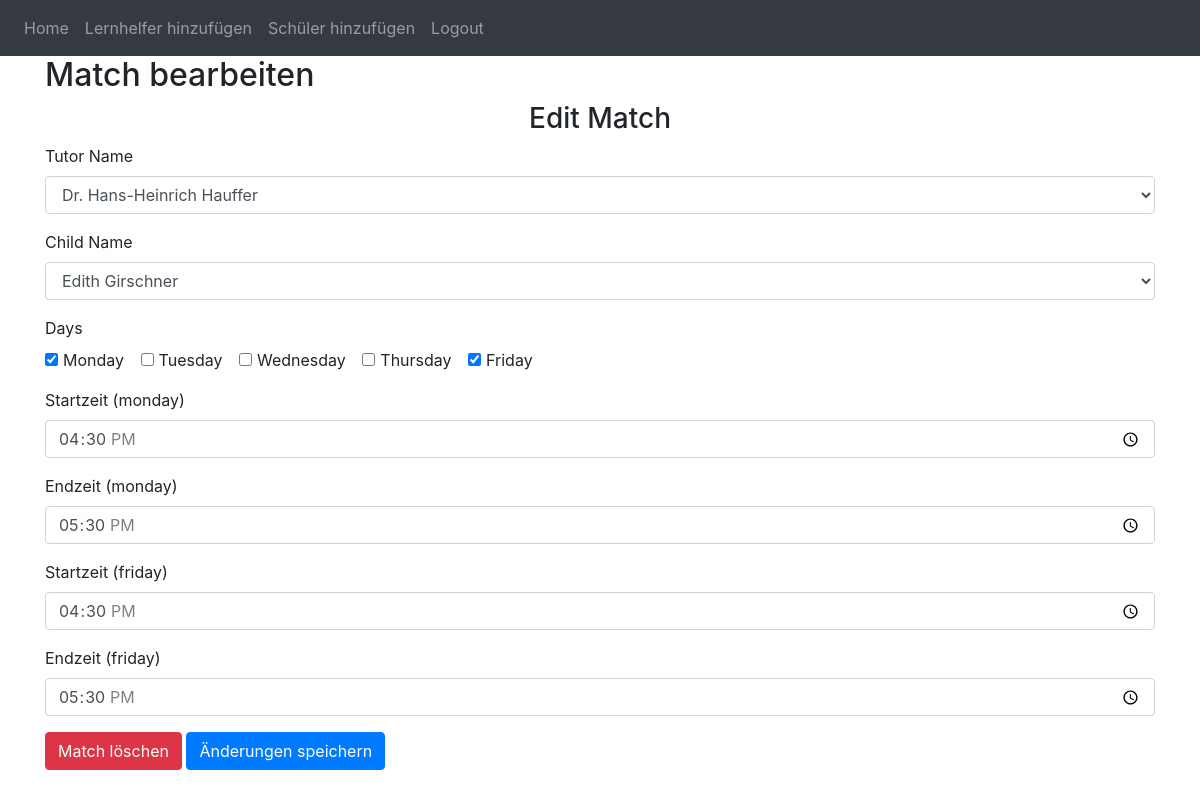
The page /edit-match/4 (signed in) on the database its author committed.
### website/models.py (models this page shows)
class Match(db.Model):
    id = db.Column(db.Integer, primary_key=True)
    tutor_name = db.Column(db.String(150))
    tutor_id = db.Column(db.Integer, db.ForeignKey('tutor.id'))
    child_name = db.Column(db.String(150))
    child_id = db.Column(db.Integer, db.ForeignKey('child.id'))
    days = db.relationship('MatchDay', backref='match')

class Tutor(db.Model):
    id = db.Column(db.Integer, primary_key=True)
    name = db.Column(db.String(150))
    birthdate = db.Column(db.Date)
    start_date = db.Column(db.Date)
    max_grade = db.Column(db.Integer)
    hours = db.Column(db.String(10))
    subjects = db.Column(db.String(150))
    availability = db.relationship('Availability', backref='tutor')
    comment = db.Column(db.String(1000))
    street = db.Column(db.String(150))
    plz = db.Column(db.String(10))
    email = db.Column(db.String(150), unique=True)
    phone = db.Column(db.String(20))
    school_university = db.Column(db.String(150))
    area = db.Column(db.String(150))
    semester = db.Column(db.String(10))
    native_language = db.Column(db.String(150))
    qualification = db.Column(db.String(150))
    previous_training = db.Column(db.String(150))
    previous_training_nr = db.Column(db.String(150))
    wage = db.Column(db.String(150))

class Child(db.Model):
    id = db.Column(db.Integer, primary_key=True)
    name = db.Column(db.String(150))
    parent_phone = db.Column(db.String(20))
    subjects = db.Column(db.String(150))
    grade = db.Column(db.String(10))
    hours = db.Column(db.String(10))
    school = db.Column(db.String(150))
    days = db.relationship('ChildAvailability', backref='child')
    start_date = db.Column(db.Date)
    comment = db.Column(db.String(1000))
    street = db.Column(db.String(150))
    plz = db.Column(db.String(10))
    email = db.Column(db.String(150), unique=True)
    phone = db.Column(db.String(20))
    native_language = db.Column(db.String(150))

class MatchDay(db.Model):
    id = db.Column(db.Integer, primary_key=True)
    match_id = db.Column(db.Integer, db.ForeignKey('match.id'))
    day = db.Column(db.String(50))
    start_time = db.Column(db.Time)
    end_time = db.Column(db.Time)

### website/views.py (the view, shortened to what this page needs)
@views.route('/edit-match/<int:match_id>', methods=['GET', 'POST'])
@login_required
def edit_match(match_id):
    match = Match.query.get_or_404(match_id)
    previous_page = request.referrer
    tutor = Tutor.query.get(match.tutor_id)
    child = Child.query.get(match.child_id)
    match_days = {}
    for day in ['monday', 'tuesday', 'wednesday', 'thursday', 'friday']:
        start_time = request.form.get(f'{day}_start_time')
        end_time = request.form.get(f'{day}_end_time')
        if start_time and end_time:
            match_days[day] = {'start_time': start_time, 'end_time': end_time}
    tutors = Tutor.query.all()
    children = Child.query.all()
    return render_template('edit_match.html', children=children, tutors =tutors, match=match, user=current_user, match_has_day=match_has_day, match_days=match_days, get_match_time=get_match_time)

### website/__init__.py (called while the page is built)
def create_app():
    app = Flask(__name__)
    app.config['SECRET_KEY'] = 'devremoveaftdderdeployAndFix'
    app.config['SQLALCHEMY_DATABASE_URI'] = f'sqlite:///{DB_NAME}'
    app.json_encoder = CustomJSONEncoder
    db.init_app(app)
    from .views import views
    from .auth import auth
    app.register_blueprint(views, url_prefix='/')
    app.register_blueprint(auth, url_prefix='/')
    from .models import User, Note
    create_database(app)
    login_manager = LoginManager()
    login_manager.login_view = 'auth.login'
    login_manager.init_app(app)
    @login_manager.user_loader
    def load_user(id):
        return User.query.get(int(id))
    return app

### website/views.py (called while the page is built)
@views.app_context_processor
def inject_tutor_has_availability():
    return dict(tutor_has_availability=tutor_has_availability)

def match_has_day(match, day):
    return any(match_day.day == day for match_day in match.days)

def get_match_time(match, day, time_type):
    for match_day in match.days:
        if match_day.day == day:
            if time_type == 'start_time':
                return match_day.start_time
            elif time_type == 'end_time':
                return match_day.end_time
    return None

### website/templates/edit_match.html (shortened to what this page needs)
{% extends "base.html" %}
{% block content %}
<h2>Match bearbeiten</h2>
<form method="POST">
  <h3 align="center">Edit Match</h3>
  <div class="form-group">
    <label for="tutor_name">Tutor Name</label>
    <select class="form-control" id="tutor_name" name="tutor_name">
      {% for tutor in tutors %}
        <option value="{{ tutor.name }}" {% if tutor.name == match.tutor_name %} selected {% endif %}>{{ tutor.name }}</option>
      {% endfor %}
    </select>
  </div>
  <div class="form-group">
    <label for="child_name">Child Name</label>
    <select class="form-control" id="child_name" name="child_name">
      {% for child in children %}
        <option value="{{ child.name }}" {% if child.name == match.child_name %} selected {% endif %}>{{ child.name }}</option>
      {% endfor %}
    </select>
  </div>
  <div class="form-group">
    <label>Days</label><br>
    {% for day in ['monday', 'tuesday', 'wednesday', 'thursday', 'friday'] %}
    <div class="form-check form-check-inline">
      <input type="checkbox" class="form-check-input" id="{{day}}" name="days[]" value="{{day}}" {% if match_has_day(match, day) %} checked {% endif %}>
      <label class="form-check-label" for="{{day}}">{{day.capitalize()}}</label>
    </div>
    {% endfor %}
  </div>
  <div id="availability-fields">
    {% for day in ['monday', 'tuesday', 'wednesday', 'thursday', 'friday'] %}
      {% if match_has_day(match, day) %}
        {% set start_time = get_match_time(match, day, 'start_time') %}
        {% set end_time = get_match_time(match, day, 'end_time') %}
        <div class="form-group" id="{{ day }}_availability_fields">
          <label for="{{ day }}_start_time">Startzeit ({{ day }})</label>
          <input type="time" class="form-control" id="{{ day }}_start_time" name="{{ day }}_start_time" min="14:00" max="19:00" value="{{ start_time|default('') }}">
        </div>
        <div class="form-group" id="{{ day }}_availability_fields_end">
          <label for="{{ day }}_end_time">Endzeit ({{ day }})</label>
          <input type="time" class="form-control" id="{{ day }}_end_time" name="{{ day }}_end_time" min="14:00" max="19:00" value="{{ end_time|default('') }}">
        </div>
      {% endif %}
    {% endfor %}
    <button type="submit" class="btn btn-danger" formaction="{{ url_for('views.delete_match', match_id=match.id) }}" onclick="return confirm('Are you sure you want to delete this match?');">Match löschen</button>
    <button type="submit" class="btn btn-primary" formaction="{{ url_for('views.edit_match', match_id=match.id) }}">Änderungen speichern</button>
  </div>
{% endblock %}

### rows shown on the page
Match: tutor_name "Dr. Hans-Heinrich Hauffer", child_name "Edith Girschner"
MatchDay: day "☑" "☑", day "monday", start_time "16:30:00", end_time "17:30:00"
MatchDay: day "friday", start_time "16:30:00", end_time "17:30:00"

### other values the page prints
{{ day.capitalize() }} "Monday" "Tuesday" "Wednesday" "Thursday" "Friday"
